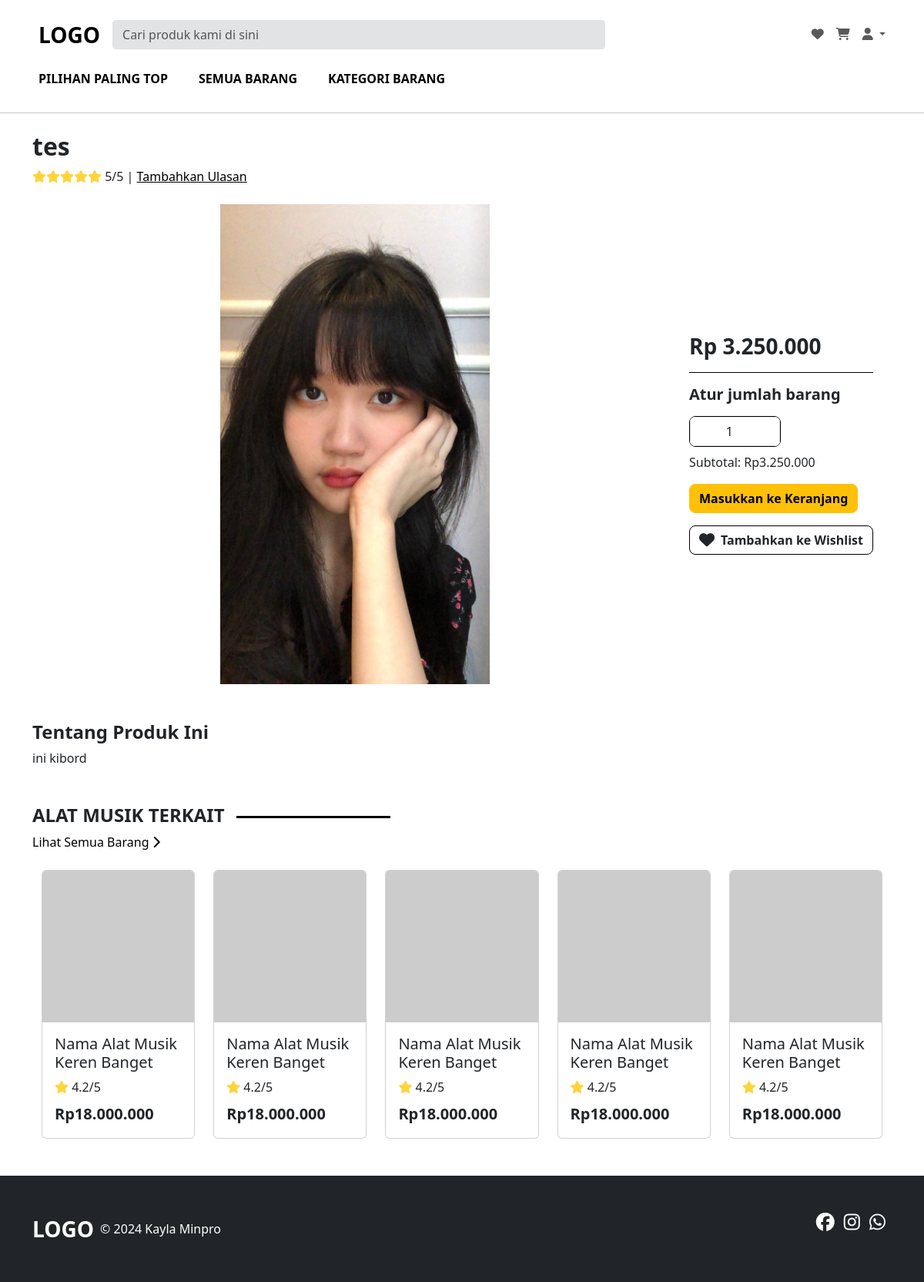
The page /views/pelanggan/pages/detail_barang.php?id=15 (signed in) on the database its author committed.
### tables this page shows
CREATE TABLE `barang` (
  `id` int(11) NOT NULL,
  `nama` varchar(255) DEFAULT NULL,
  `jenis_barang` varchar(255) NOT NULL,
  `deskripsi` text DEFAULT NULL,
  `gambar` varchar(255) NOT NULL,
  `harga` int(11) DEFAULT NULL,
  `stok` int(11) NOT NULL,
  `rating` int(11) DEFAULT 0,
  `jumlah_ulasan` int(11) DEFAULT NULL,
  `created_at` timestamp NOT NULL DEFAULT current_timestamp()
);

### views/pelanggan/pages/detail_barang.php (the view, shortened to what this page needs)
<?php
require("../../../koneksi.php");
if (isset($_GET['id'])) {
    $product_id = mysqli_real_escape_string($koneksi, $_GET['id']);
    $query = "SELECT * FROM barang WHERE id = $product_id";
    $result = mysqli_query($koneksi, $query);
    if ($result && mysqli_num_rows($result) > 0) {
        $row = mysqli_fetch_assoc($result);
    } else {
        echo "<p>Product not found.</p>";
        exit();
    }
} else {
    echo "<p>Product ID is missing.</p>";
    exit();
}
?>
<!DOCTYPE html>
<html lang="en" data-bs-theme="auto">
<head>
    <link rel="stylesheet" href="https://cdn.jsdelivr.net/npm/@docsearch/css@3">
    <link rel="stylesheet" href="https://cdn.jsdelivr.net/npm/bootstrap@5.3.2/dist/css/bootstrap.min.css"
>
    <link rel="stylesheet" href="https://cdnjs.cloudflare.com/ajax/libs/font-awesome/6.5.1/css/all.min.css"
 />
    <link rel="stylesheet" href="../../../assets/css/main.css">
</head>
<body>
    <?php require "../partials/navbar.php"; ?>
    <div class="container mt-4">
        <div>
            <h2 class="fw-bold"><?php echo $row['nama']; ?></h2>
            <?php
            $query_rating = "SELECT AVG(rating) AS avg_rating FROM ulasan WHERE id_barang = $product_id";
            $result_rating = mysqli_query($koneksi, $query_rating);
            $row_rating = mysqli_fetch_assoc($result_rating);
            $avg_rating = round($row_rating['avg_rating'], 1);
            ?>
            <div>
                <?php
                $full_stars = intval($avg_rating);
                for ($i = 0; $i < $full_stars; $i++) {
                    echo '<i class="fa-solid fa-star" style="color: #FFD43B;"></i>';
                }
                ?>
                <?php echo $avg_rating; ?>/5 | <a href="#" class="text-black" data-bs-toggle="modal"
                    data-bs-target="#ulasanModal">Tambahkan Ulasan</a>
            </div>
        </div>
        <div class="d-flex mt-4">
            <div class="w-75">
                <div class="text-center">
                    <?php
                    echo '<img src="../../../storage/img_barang/' . $row['gambar'] . '" alt="Product Image" style="max-width: 350px; height: auto;">';
                    ?>
                </div>
            </div>
            <div class="w-25 d-flex align-items-center">
                <div class="card rounded-3 border-0">
                    <div class="card-body">
                        <div class="border-bottom border-black mb-3">
                            <h3 class="card-title fw-bold mb-3">Rp
                                <?php echo number_format($row['harga'], 0, ',', '.');
                                $hargaPerBarang = $row['harga']; ?>
                            </h3>
                        </div>
                        <form action="../../../process/util_pelanggan/keranjang.php" method="POST">
                            <h5 class="card-title fw-semibold mb-3">Atur jumlah barang</h5>
                            <div class="d-flex align-items-center mb-2">
                                <div class="input-group w-50 border border-black rounded-3">
                                    <input type="number" class="form-control text-center" value="1" min="1" max="10"
                                        id="stok" name="stok"
                                        data-harga="<?php echo $row['harga']; ?>">
                                </div>
                            </div>
                            <p>Subtotal: <span id="subtotal">Rp0</span></p>
                            <input type="submit"
                                class="btn btn-warning d-grid rounded-3 fw-semibold d-flex align-items-center justify-content-center mb-3"
                                value="Masukkan ke Keranjang" name="beli">
                        </form>
                        <form action="../../../process/util_pelanggan/tambah_wishlist.php" method="POST">
                            <button type="submit"
                                class="btn d-grid rounded-3 border-black fw-semibold d-flex align-items-center justify-content-center"
                                name="tambah_wishlist">
                                <i class="fa-solid fa-heart me-2 fa-lg"></i> Tambahkan ke Wishlist
                            </button>
                        </form>
                    </div>
                </div>
            </div>
        </div>
        <div class="mt-5 mb-5">
            <h4 class="fw-bold">Tentang Produk Ini</h4>
            <p>
                <?php echo $row['deskripsi']; ?>
            </p>
        </div>
        <div class="mt-5">
            <h4 class="fw-bold horizontal-line">ALAT MUSIK TERKAIT</h4>
            <a href="semua_barang.php" class="text-decoration-none text-black">Lihat Semua Barang <i
                    class="fa-solid fa-chevron-right"></i></a>
            <div class="container mt-4">
                <div class="row row-cols-1 row-cols-md-5 g-4">
                    <?php
                    for ($i = 0; $i < 5; $i++) {
                        ?>
                        <div class="col">
                            <div class="card">
                                <img src="https://dummyimage.com/360x360/000/ffffff" class="card-img-top" alt="...">
                                <div class="card-body">
                                    <h5 class="card-title mb-2">Nama Alat Musik Keren Banget</h5>
                                    <div class="mb-2">
                                        <i class="fa-solid fa-star" style="color: #FFD43B;"></i>
                                        4.2/5
                                    </div>
                                    <p class="m-0 fw-bold fs-5">Rp18.000.000</p>
                                </div>
                            </div>
                        </div>
                        <?php
                    }
                    ?>
                </div>
            </div>
        </div>
    </div>
    <?php require "../partials/footbar.php"; ?>
</body>
</html>

### assets/css/main.css (style rules this page uses)
html { scroll-behavior: smooth; }
.horizontal-line::after { content: ""; display: inline-block; vertical-align: middle; width: 200px; height: 3px; margin-left: 15px; background-color: black; }

### rows shown on the page
barang: nama "tes", gambar (picture), harga "3.250.000", deskripsi "ini kibord"

### other values the page prints
$avg_rating "5"
